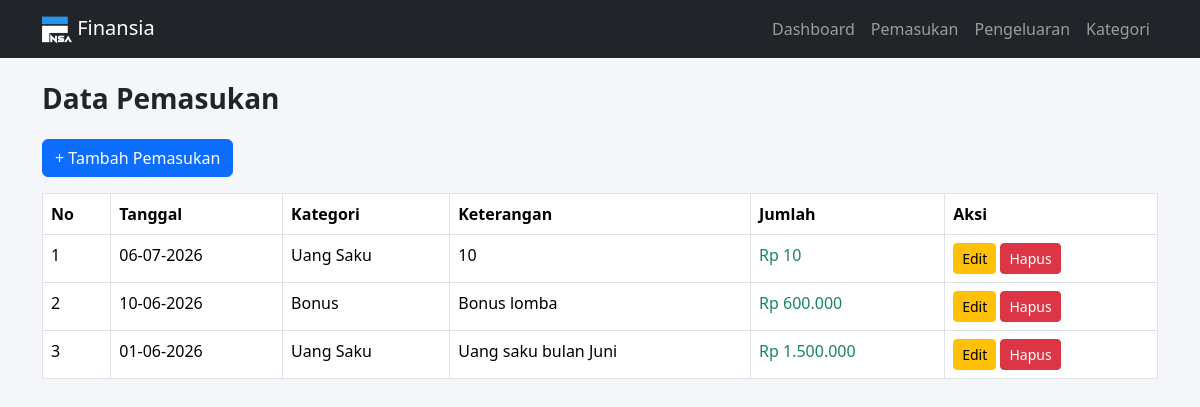
Screenshot of /pages/pemasukan/index.php with the database file from the repository.
### tables this page shows
CREATE TABLE `pemasukan` (
  `id_pemasukan` int NOT NULL,
  `tanggal` date NOT NULL,
  `jumlah` int NOT NULL,
  `keterangan` text,
  `id_kategori` int DEFAULT NULL
);

CREATE TABLE `kategori` (
  `id_kategori` int NOT NULL,
  `nama_kategori` varchar(100) NOT NULL,
  `tipe` enum('pemasukan','pengeluaran') NOT NULL
);

### pages/pemasukan/index.php (the view, shortened to what this page needs)
<?php
require_once '../../config/koneksi.php';
$base = "../../";
$query = "SELECT p.*, k.nama_kategori
          FROM pemasukan p
          LEFT JOIN kategori k ON p.id_kategori = k.id_kategori
          ORDER BY p.tanggal DESC";
$data = mysqli_query($koneksi, $query);
?>
<!DOCTYPE html>
<html lang="id">
<head>
    <link href="https://cdn.jsdelivr.net/npm/bootstrap@5.3.3/dist/css/bootstrap.min.css" rel="stylesheet">
    <link href="<?= $base ?>assets/css/style.css" rel="stylesheet">
</head>
<body>
<?php include '../../config/navbar.php'; ?>
<div class="container">
    <h3 class="page-title">Data Pemasukan</h3>
    <a href="tambah.php" class="btn btn-primary mb-3">+ Tambah Pemasukan</a>
    <div class="table-responsive">
        <table class="table table-bordered table-hover bg-white">
            <thead>
                <tr>
                    <th>No</th>
                    <th>Tanggal</th>
                    <th>Kategori</th>
                    <th>Keterangan</th>
                    <th>Jumlah</th>
                    <th>Aksi</th>
                </tr>
            </thead>
            <tbody>
                <?php $no = 1; ?>
                <?php while ($row = mysqli_fetch_assoc($data)): ?>
                <tr>
                    <td><?= $no++ ?></td>
                    <td><?= date('d-m-Y', strtotime($row['tanggal'])) ?></td>
                    <td><?= htmlspecialchars($row['nama_kategori'] ?? '-') ?></td>
                    <td><?= htmlspecialchars($row['keterangan']) ?></td>
                    <td class="text-success">Rp <?= number_format($row['jumlah'], 0, ',', '.') ?></td>
                    <td>
                        <a href="edit.php?id=<?= $row['id_pemasukan'] ?>" class="btn btn-sm btn-warning">Edit</a>
                        <a href="hapus.php?id=<?= $row['id_pemasukan'] ?>" class="btn btn-sm btn-danger"
                           onclick="return confirm('Yakin ingin menghapus data ini?')">Hapus</a>
                    </td>
                </tr>
                <?php endwhile; ?>
            </tbody>
        </table>
    </div>
</div>
</body>
</html>

### assets/css/style.css (style rules this page uses)
body { background-color: #f4f6f9; }
table thead { background-color: #343a40; color: #fff; }
.page-title { margin-bottom: 1.5rem; font-weight: 600; }

### rows the page displays
pemasukan: tanggal "06-07-2026", id_kategori.nama_kategori "Uang Saku", keterangan "10", jumlah "10"
pemasukan: tanggal "10-06-2026", id_kategori.nama_kategori "Bonus", keterangan "Bonus lomba", jumlah "600.000"
pemasukan: tanggal "01-06-2026", id_kategori.nama_kategori "Uang Saku", keterangan "Uang saku bulan Juni", jumlah "1.500.000"
